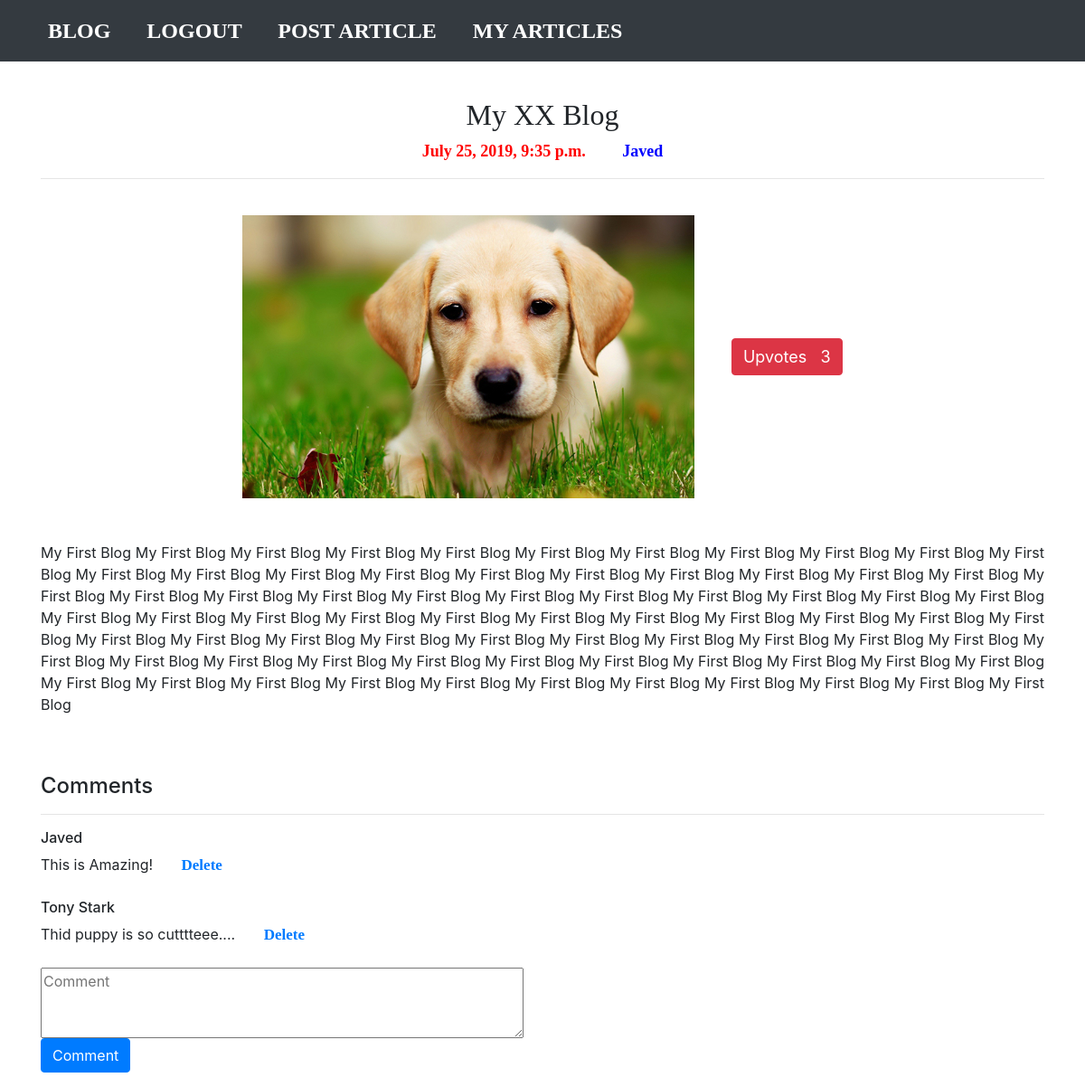
/detail/1/ (signed in), run on an earlier commit of the app's database.
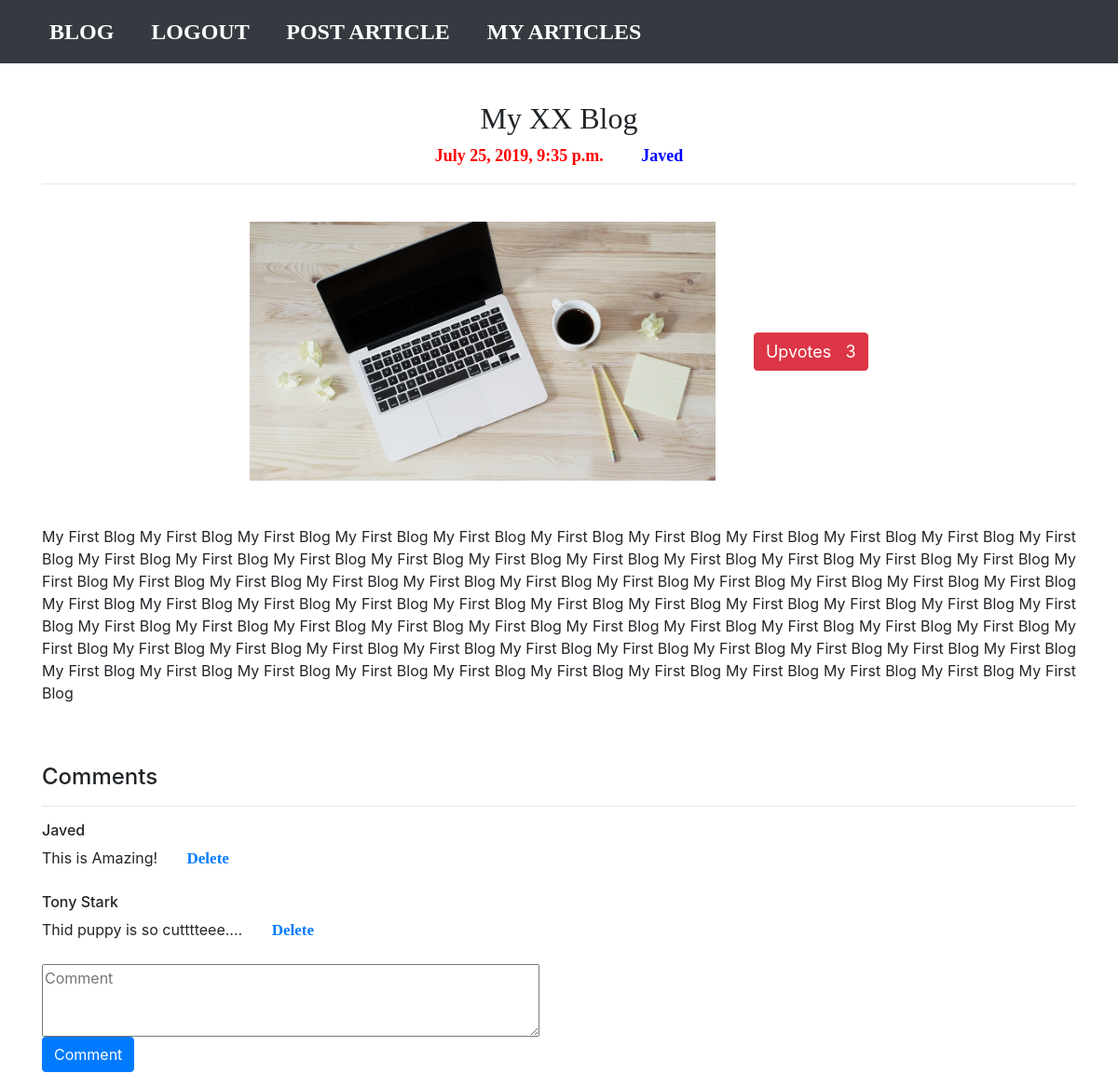
And on a later commit of the database.
### Blog/models.py (models this page shows, shortened)
class BlogApp(models.Model):
	title = models.CharField(max_length = 200)
	pub_date = models.DateTimeField()
	image = models.ImageField(upload_to = 'images/', default = '/images/x.jpg', blank=True, null=True)
	body = models.TextField()
	user = models.ForeignKey(User, on_delete = models.CASCADE)
	upvote = models.IntegerField(default = 0)
	user_upvoted = models.TextField(default = "")

class Comment(models.Model):
	name = models.CharField(max_length = 40)
	comment = models.TextField()
	blog = models.ForeignKey(BlogApp, on_delete = models.CASCADE)
	flag = models.IntegerField(default = 0)

### Blog/views.py (the view)
# urls.py: path('detail/<int:blog_id>/', views.detail, name = 'detail'),
def detail(request, blog_id):
	global rs
	rs = blog_id
	info = BlogApp.objects.all()
	data = BlogApp.objects.get(pk = blog_id)
	ds = data.user
	cmnt = info[blog_id - 1].comment_set.all()
	us = request.user.username
	px = ""
	cx = 0
	if(len(us) == 0):
		px = ""
		return redirect('signup')
	else:
		px = "Autor: "+us
		cx = 1
		context = {'blog':data, 'cmnt':cmnt, 'user':px, 'cx':cx, 'us':us, 'ds':ds}
		return render(request, 'Blog/detail.html', context)

### Blog/templates/Blog/detail.html (shortened to what this page needs)
{% extends 'base2.html' %}
{% block content %}
	<br>
	<h2 class="text-center pt-3" style="font-family: cambria; text-align: justify; text-align-last: center;">{{ blog.title }}</h2>
		<p class="text-center" style=" color: red; font-weight: bold; font-family: calibri; font-size: 18px">{{ blog.pub_date }} &nbsp;&nbsp;&nbsp;&nbsp;&nbsp;&nbsp;&nbsp;&nbsp;<span style=" color: Blue; font-weight: bold; font-family: calibri; font-size: 18px">{{ ds }}</span></p>
		<hr>
		<br>
		<center><img class="img-fluid" src="{{ blog.image.url }}" height="500" width="500">&nbsp;&nbsp;&nbsp;&nbsp;&nbsp;&nbsp;&nbsp;&nbsp;&nbsp;<button class="btn btn-danger"><a href="{% url 'upvote' blog.id %}" style="font-size: 18px; text-decoration: none; color: white"> Upvotes &nbsp; {{ blog.upvote }}</a></button></center>
		<br>
		<br>
		<p class="card-text" style="text-align: justify; text-align-last: left;">{{ blog.body }}</p>
		<br>
	<br>
	<h4>Comments</h4>
	<hr>
	{% for data in cmnt %}
		<div>
			<h6>{{ data.name }}</h6>
			{{ data.comment }} &nbsp;&nbsp;&nbsp;&nbsp;&nbsp; <a href="{% url 'delete' data.id %}" style="text-decoration: none; font-weight: bold; font-family: calibri; font-size: 17px;">Delete</a>
		</div>
		<br>
	{% endfor %}
	<form action="{% url 'comment' %}" method="POST">
		<textarea rows="3" cols="50" placeholder="Comment" name="comment"></textarea>
		<br>
		<button type="submit" class="btn btn-primary">Comment</button>
	</form>
{% endblock %}

### templates/base2.html (shortened to what this page needs)
<link rel="stylesheet" type="text/css" href="https://stackpath.bootstrapcdn.com/bootstrap/4.3.1/css/bootstrap.min.css">
<link rel="stylesheet" href="https://stackpath.bootstrapcdn.com/bootstrap/4.3.1/css/bootstrap.min.css">
<nav class="navbar navbar-expand-lg navbar-dark bg-dark">
	<div class="container">
	  <div class="collapse navbar-collapse" id="navbarNavAltMarkup">
	    <div class="navbar-nav">
	        	<a class="nav-item nav-link active" href="{% url 'showblog' %}" style="font-size: 24px; font-family: calibri;font-weight: bold">BLOG &nbsp;&nbsp;&nbsp;<span class="sr-only">(current)</span></a>
	      		<a class="nav-item nav-link active" href="javascript:{document.getElementById('logout').submit()}" style="font-size: 24px; font-family: calibri; font-weight: bold">LOGOUT &nbsp;&nbsp;&nbsp;<span class="sr-only">(current)</span></a>
	      		<a class="nav-item nav-link active" href="{% url 'create' %}" style="font-size: 24px; font-family: calibri; font-weight: bold">POST ARTICLE &nbsp;&nbsp;&nbsp;<span class="sr-only">(current)</span></a>
	      		<a class="nav-item nav-link active" href="{% url 'logged_in' %}" style="font-size: 24px; font-family: calibri; font-weight: bold">MY ARTICLES &nbsp;&nbsp;&nbsp;<span class="sr-only">(current)</span></a>
	    </div>
	  </div>
	</div>
</nav>
<div class="container">
	{% block content %}
	{% endblock %}
</div>

What changed in the data, as far as the page shows it:
changed BlogApp "My XX Blog": image: a different picture
